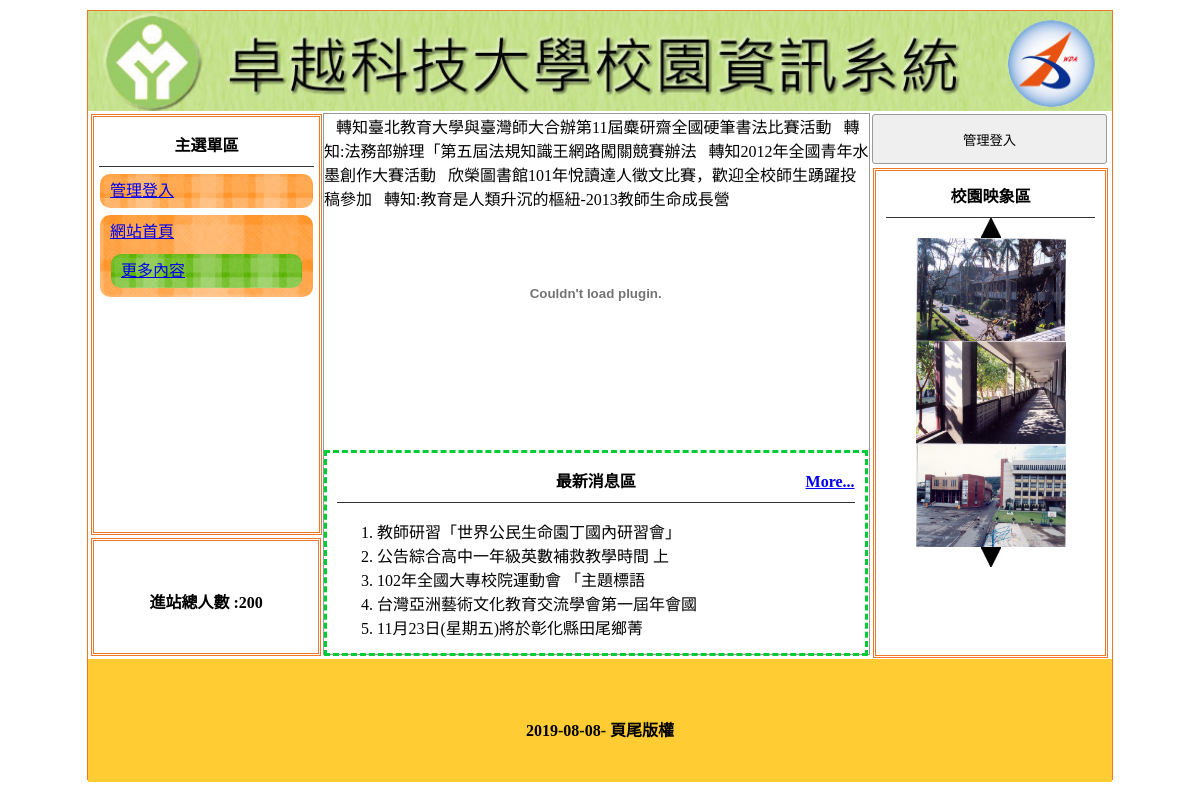
The page / on the database its author committed.
### tables this page shows
CREATE TABLE `title` (
  `id` int(10) UNSIGNED NOT NULL,
  `file` text NOT NULL,
  `text` text NOT NULL,
  `sh` int(10) NOT NULL
);

CREATE TABLE `menu` (
  `id` int(10) UNSIGNED NOT NULL,
  `href` text NOT NULL,
  `text` text NOT NULL,
  `sh` int(10) NOT NULL,
  `parent` int(10) NOT NULL
);

CREATE TABLE `total` (
  `id` int(10) UNSIGNED NOT NULL,
  `total` int(10) NOT NULL
);

CREATE TABLE `news` (
  `id` int(10) UNSIGNED NOT NULL,
  `file` text NOT NULL,
  `text` text NOT NULL,
  `sh` int(10) NOT NULL
);

CREATE TABLE `image` (
  `id` int(10) UNSIGNED NOT NULL,
  `file` text NOT NULL,
  `text` text NOT NULL,
  `sh` int(10) NOT NULL
);

CREATE TABLE `bottom` (
  `id` int(10) UNSIGNED NOT NULL,
  `bottom` varchar(100) NOT NULL
);

### base.php (called while the page is built, shortened)
<?php
$dsn="mysql:host=localhost;charset=utf8;dbname=web01";
$pdo=new PDO($dsn,"root","");
function nums($table, $def){
  global $pdo;
  if (is_array($def)){
     foreach($def as $key => $val){
       $str[] = sprintf("`%s`='%s'", $key, $val);
     }
      $sql = "select count(*) from $table where  ".implode(" && ", $str)."";
  }else{
      $sql = "select count(*) from $table";
  }
  return $pdo->query($sql)->fetchColumn();
}
function all($table, $def){
  global $pdo;
  if (is_array($def)){
     foreach($def as $key => $val){
       $str[] = sprintf("`%s`='%s'", $key, $val);
     }
      $sql = "select * from $table where  ".implode(" && ", $str)."";
  }else{
      $sql = "select * from $table";
  }
  return $pdo->query($sql)->fetchAll();
}
function find($table, $def){
  global $pdo;
  if (is_array($def)){
     foreach($def as $key => $val){
       $str[] = sprintf("`%s`='%s'", $key, $val);
     }
      $sql = "select * from $table where  ".implode(" && ", $str)."";
  }else{
      $sql = "select * from $table where id='$def'";
  }
  return $pdo->query($sql)->fetch(PDO::FETCH_ASSOC);
}
function save($table, $data){
  global $pdo;
  if (!empty($data['id'])){
     foreach($data as $key => $val){
       if($key != 'id'){
       $str[] = sprintf("`%s`='%s'", $key, $val);
     }
    }
      $sql = "update $table set ".implode(",", $str)." where id='".$data['id']."'";
  }else{
      $tmp = array_keys($data);
      $sql = "insert into $table(`".implode("`,`, $tmp")."`) values('".implode("','",$str)."')";
  }
  return $pdo->exec($sql);
}
function q($str){
  global $pdo;
  return $pdo->query($str)->fetchAll();
}
?>

### index.php (the view, shortened to what this page needs)
<?php include_once "base.php";?>
<!DOCTYPE html
	PUBLIC "-//W3C//DTD XHTML 1.0 Transitional//EN" "http://www.w3.org/TR/xhtml1/DTD/xhtml1-transitional.dtd">
<html xmlns="http://www.w3.org/1999/xhtml">
<head>
	<link href="./css/css.css" rel="stylesheet" type="text/css">
</head>
<body>
	<div id="main">
		<?php
     $title=find("title",['sh'=>1]);
	 ?>
		<a title="<?=$title['text'];?>" href="index.php">
			<div class="ti" style="background:url(&#39;./img/<?=$title['file'];?>&#39;); background-size:cover;"></div>
		</a>
		<div id="ms">
			<div id="lf" style="float:left;">
				<div id="menuput" class="dbor">
					<span class="t botli">主選單區</span>
					<?php
						 $menus=all("menu",['parent'=>0,'sh'=>1]);
						 foreach($menus as $m){
							 echo "<div class='mainmu'><a href='".$m['href']."'> ".$m['text']." </a>";
							 $chksub=nums("menu",['parent'=>$m['id']]);
							 if($chksub>0){
								 echo "<div class='mw'>";
								 $subs=all("menu",['parent'=>$m['id']]);
								 foreach($subs as $s){
									echo "<div class='mainmu2'><a href='".$s['href']."'> ".$s['text']." </a></div>";
								 }
								 echo "</div>";
							 }
							 echo "</div>";
						 }
					?>
				</div>
				<div class="dbor" style="margin:3px; width:95%; height:20%; line-height:100px;">
					<span class="t">進站總人數 :<?=find("total",1)['total'];?></span>
				</div>
			</div>
			<div class="di"
				style="height:540px; border:#999 1px solid; width:53.2%; margin:2px 0px 0px 0px; float:left; position:relative; left:20px;">
				<marquee scrolldelay="120" direction="left" style="position:absolute; width:100%; height:40px;">
				<?php
					 $marq=all("ad",['sh'=>1]);
					 $str="";
					 foreach($marq as $ma){
						 $str=$str ."&nbsp;&nbsp;&nbsp;". $ma['text'];
					 }
					 echo $str;
				?>
				</marquee>
				<?php
				$do=(!empty($_GET['do']))?$_GET['do']:"home";
				switch($do){
					case "home":
					include "home.php";
					break;
				}
        ?>
			</div>
			<div class="di di ad" style="height:540px; width:23%; padding:0px; margin-left:22px; float:left; ">
				<?php
         if(!empty($_SESSION['login'])){
				?>
				<button style="width:100%; margin-left:auto; margin-right:auto; margin-top:2px; height:50px;"
					onclick="lo(&#39;admin.php&#39;)">返回管理</button>
					<?php
				 }else{
					?>
					<button style="width:100%; margin-left:auto; margin-right:auto; margin-top:2px; height:50px;"
					onclick="lo(&#39;?do=login&#39;)">管理登入</button>
					<?php
				 }
				 ?>
				<div style="width:89%; height:480px;" class="dbor">
					<span class="t botli">校園映象區</span>
					   <div class="btn" onclick="pp(1)"><img src="./icon/up.jpg" alt=""></div>
						 <?php
								$img=all("image",['sh'=>1]);
								foreach($img as $key=>$i){
									echo "<div class='img im' id='ssaa$key'>";
									echo "<img src='./img/".$i['file']."'>";
									echo "</div>";
								}
						 ?>
					   <div class="btn" onclick="pp(2)"><img src="./icon/dn.jpg" alt=""></div>
				</div>
			</div>
		</div>
		<div
			style="width:1024px; left:0px; position:relative; background:#FC3; margin-top:4px; height:123px; display:block;">
			<span class="t" style="line-height:123px;"><?=find("bottom",1)['bottom'];?></span>
		</div>
	</div>
</body>
</html>

### home.php (shortened to what this page needs)
<div style="height:32px; display:block;"></div>
				<div style="width:100%; padding:2px; height:290px;">
					<div id="mwww" loop="true" style="width:100%; height:100%;">
					</div>
				</div>
							lin=<?php
								$mvims=all("mvim",['sh'=>1]);
								$str=[];
								foreach($mvims as $mv){
									$str[]="./img/" . $mv['file'];
								}
               ?>
				<div
					style="width:95%; padding:2px; height:190px; margin-top:10px; padding:5px 10px 5px 10px; border:#0C3 dashed 3px; position:relative;">
					<span class="t botli">最新消息區
						<?php
						$newsNum=nums("news",['sh'=>1]);
						if($newsNum>5){
							?>
              <div style="position:absolute;right:10px;top:20px"><a href='?do=news'>More...</a></div>
						<?php
						}
						?>
					</span>
					<ul class="ssaa" style="list-style-type:decimal;">
					<?php
						$news=q("select * from news where sh='1' limit 5");
						foreach($news as $n){
							echo "<li>";
							echo mb_substr($n['text'],0,20,'utf8');
							echo "</li>";
						}
          ?>
					</ul>
				</div>

### css/css.css (style rules this page uses)
body { padding:0px; margin:0px; }
#main { width:1024px; height:768px; margin:10px auto 10px auto; border:#EE7728 1px solid; position:relative; }
.ti { width:100%; height:100px; position:relative; background-size:cover; background-repeat:no-repeat; }
.dbor { border:#EE7728 double 3px; margin:1px; padding:2px 10px 2px 10px; }
.t { font-weight:800; display:block; text-align:center; padding:10px 1px 10px 1px; }
.botli { border-bottom:#333 1px solid; }
.mainmu { position:relative; border-radius:10px; background:url(../icon/menu.fw.png) center no-repeat; background-size:cover; line-height:30px; padding:2px 10px 2px 10px; margin:7px 1px 7px 1px; }
.mainmu2 { position:relative; border-radius:10px; background:url(../icon/menu3.fw.png)center no-repeat; background-size:100% 100%; line-height:30px; padding:2px 10px 2px 10px; margin:7px 1px 7px 1px; }
#lf { height:540px; width:21%; display:inline-block; }
#menuput { width:100%; height:75%; position:relative; padding:5px; display:block; margin: 3px; }
.di { display:inline-block; }
.ad { margin:1px; padding:2px 10px 2px 10px; }
input,button { border:#999 1px solid; border-radius:3px; background:#EFEFEF; padding:5px; margin:3px; }
.btn { text-align: center; }
.img img { width: 150px; height: 103px; }
.img { text-align: center; }

### rows shown on the page
title: file (picture)
menu: text "管理登入"
menu: text "網站首頁"
menu: text "更多內容"
total: total "200"
news: text "教師研習「世界公民生命園丁國內研習會」"
news: text "公告綜合高中一年級英數補救教學時間 上"
news: text "102年全國大專校院運動會 「主題標語"
news: text "台灣亞洲藝術文化教育交流學會第一屆年會國"
news: text "11月23日(星期五)將於彰化縣田尾鄉菁"
image: file (picture)
image: file (picture)
image: file (picture)
bottom: bottom "2019-08-08- 頁尾版權"

### other values the page prints
$str "轉知臺北教育大學與臺灣師大合辦第11屆麋研齋全國硬筆書法比賽活動 轉知:法務部辦理「第五屆法規知識王網路闖關競賽辦法 轉知2012年全國青年水墨創作大賽活動 欣榮圖書館101年悅讀達人徵文比賽，歡迎全校師生踴躍投稿參加 轉知:教育是人類升沉的樞紐-2013教師生命成長營"
